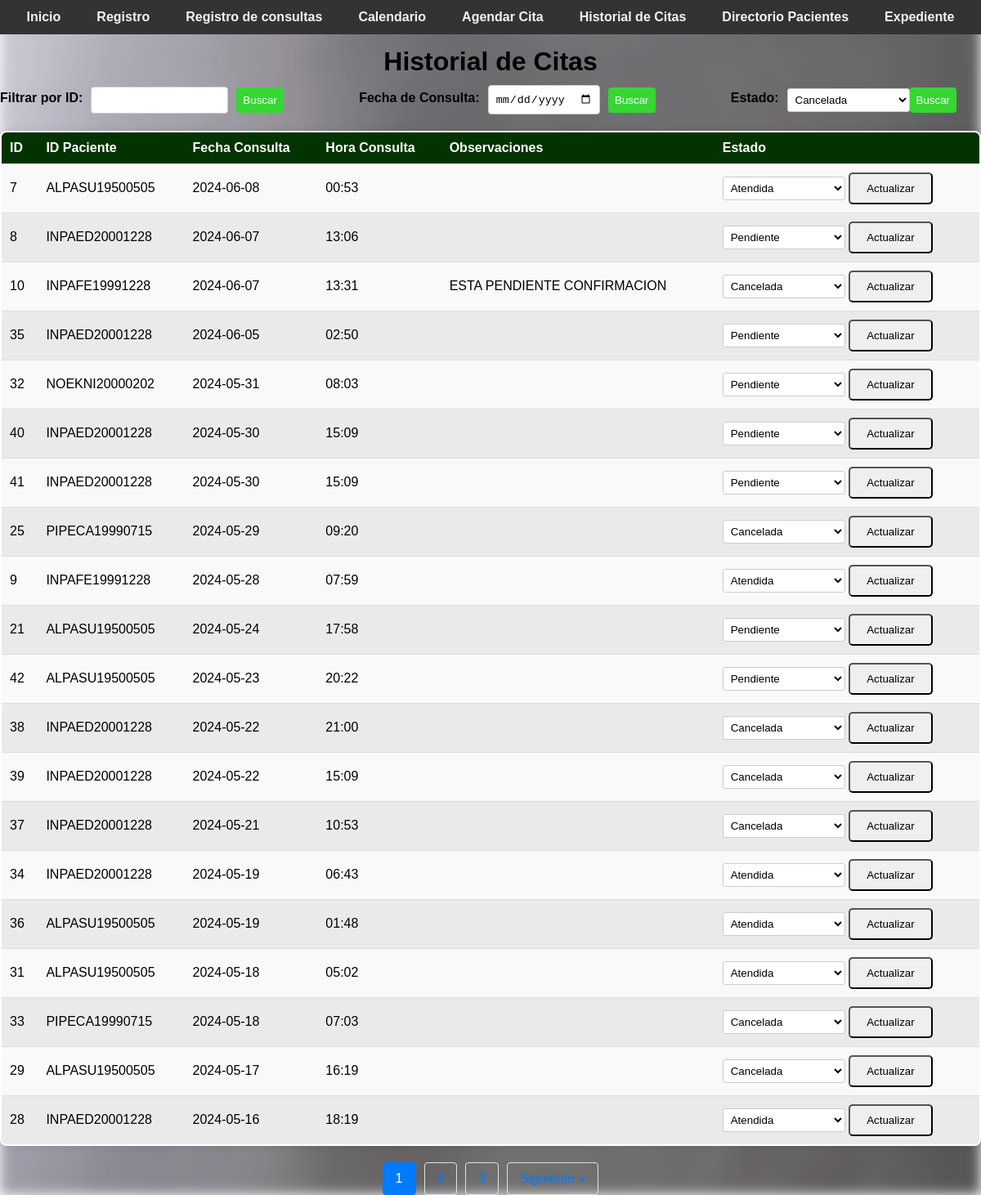
Before: /historial_citas (signed in) with the older database file.
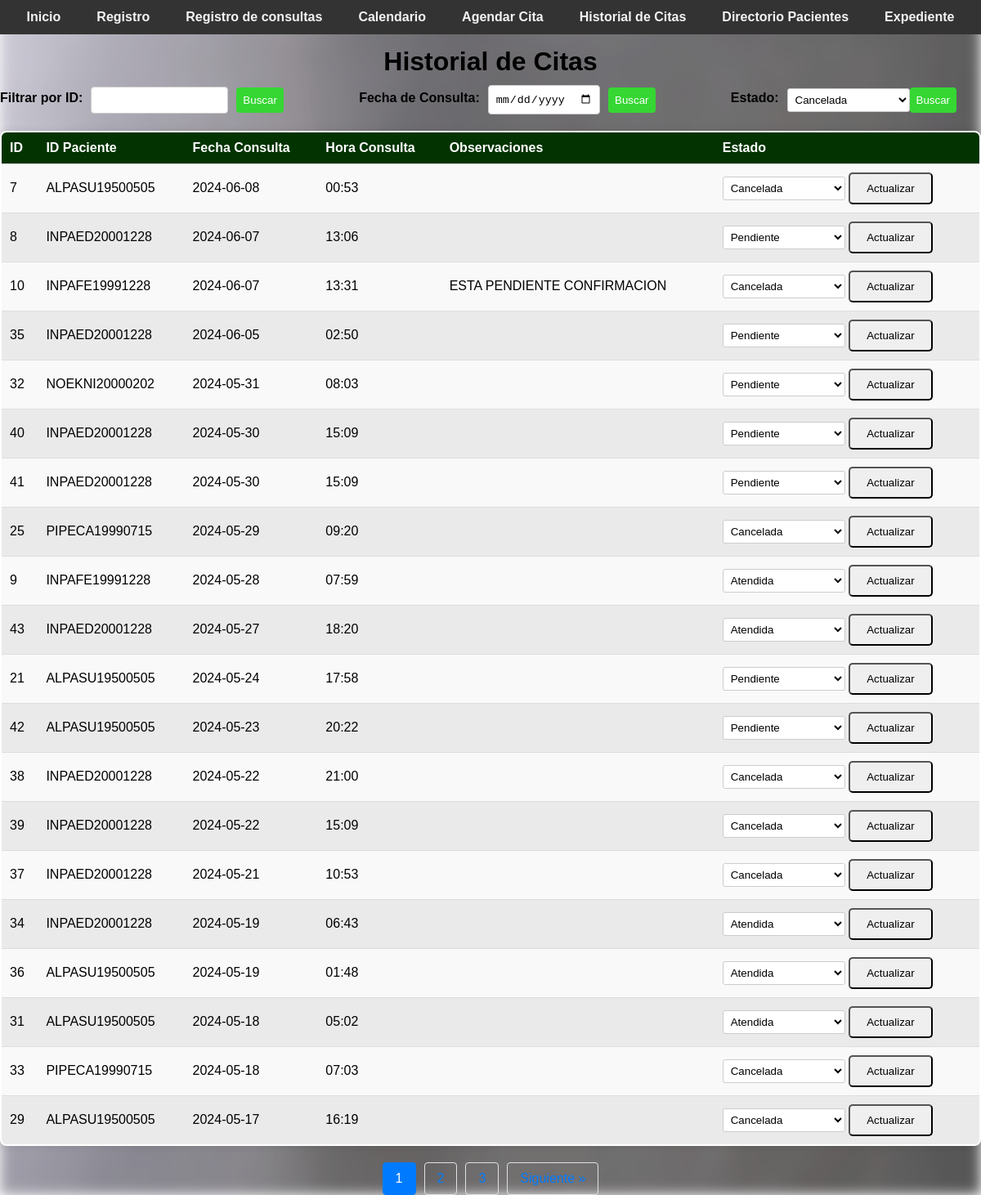
After: the same page with the newer database file.
### tables this page shows
CREATE TABLE "citas_nutricion" (
                    id_cita INTEGER PRIMARY KEY AUTOINCREMENT,
                    id_paciente TEXT,
                    fecha_consulta TEXT NOT NULL,
                    hora_consulta TEXT NOT NULL, 
                    observaciones TEXT,
                    estado TEXT DEFAULT 'Pendiente',
                    FOREIGN KEY (id_paciente) REFERENCES pacientes(id_paciente)
                );

### app.py (the view, shortened to what this page needs)
@app.route('/historial_citas', methods=['GET', 'POST'])
@login_required
def historial_citas():
    filter_text = request.form.get('filter_text')
    filter_by = request.form.get('filter_by')
    page = request.args.get('page', 1, type=int)
    per_page = 20
    query = "SELECT * FROM citas_nutricion"
    params = []
    with get_db_connection() as connection:
        cursor = connection.cursor()
        cursor.execute(query, params)
        citas_nutricion = cursor.fetchall()
    with get_db_connection() as connection:
        cursor = connection.cursor()
        cursor.execute("SELECT id_paciente, primer_apellido, segundo_apellido, nombres FROM pacientes")
        pacientes = cursor.fetchall()
    citas_ordenadas = sorted(citas_nutricion, key=lambda x: x['fecha_consulta'], reverse=True)
    total_citas = len(citas_ordenadas)
    total_pages = math.ceil(total_citas / per_page)
    start = (page - 1) * per_page
    end = start + per_page
    citas_paginadas = citas_ordenadas[start:end]
    return render_template(
        'nutricion/historial_citas.html',
        citas_nutricion=citas_paginadas,
        pacientes=pacientes,
        page=page,
        total_pages=total_pages
    )

### app.py (called while the page is built)
def login_required(f):
    @wraps(f)
    def decorated_function(*args, **kwargs):
        if 'username' not in session:
            return redirect(url_for('login'))
        return f(*args, **kwargs)
    return decorated_function

def get_db_connection():
    connection = sqlite3.connect('nutricion_consulta.db')
    connection.row_factory = sqlite3.Row
    return connection

### templates/nutricion/historial_citas.html (shortened to what this page needs)
<!DOCTYPE html>
<html lang="es">
<head>
    <link rel="stylesheet" href="{{ url_for('static', filename='css/style.css') }}">
</head>
<body>
    <div class="navbar">
        <a href="/">Inicio</a>
        <a href="/registro">Registro</a>
        <a href="/consultar">Registro de consultas</a>
        <a href="/agenda">Calendario</a>
        <a href="/agendar_cita">Agendar Cita</a>
        <a href="/historial_citas">Historial de Citas</a>
        <a href="/directorio_pacientes">Directorio Pacientes</a>
        <a href="/expediente">Expediente</a>
    </div>
    <br>      <br>
    <h1>Historial de Citas</h1>
    <div class="filter-container">
        <form action="{{ url_for('historial_citas') }}" method="post" class="filter-form">
            <label for="filter_id">Filtrar por ID:</label>
            <input type="text" id="filter_id" name="filter_text" list="pacientes_list">
            <input type="submit" value="Buscar">
        </form>
        <form action="{{ url_for('historial_citas') }}" method="post" class="filter-form">
            <label for="filter_fecha">Fecha de Consulta:</label>
            <input type="date" id="filter_fecha" name="filter_text">
            <input type="submit" value="Buscar">
        </form>
        <form action="{{ url_for('historial_citas') }}" method="post" class="filter-form">
            <label for="filter_estado">Estado:</label>
            <select id="filter_estado" name="filter_text">
                <option value="Cancelada" {% if filter_text == 'Cancelada' %} selected {% endif %}>Cancelada</option>
            </select>
            <input type="submit" value="Buscar">
        </form>
    </div>
    <table>
        <thead>
            <tr>
                <th>ID</th>
                <th>ID Paciente</th>
                <th>Fecha Consulta</th>
                <th>Hora Consulta</th>
                <th>Observaciones</th>
                <th>Estado</th>
            </tr>
        </thead>
        <tbody>
            {% for cita in citas_nutricion %}
            <tr>
                <td>{{ cita[0] }}</td>
                <td>{{ cita[1] }}</td>
                <td>{{ cita[2] }}</td>
                <td>{{ cita[3] }}</td>
                <td>{{ cita[4] }}</td>
                <td>
                    <form action="/actualizar_estado" method="POST">
                        <select name="estado">
                            <option value="Pendiente" {% if cita[5] == 'Pendiente' %}selected{% endif %}>Pendiente</option>
                            <option value="Atendida" {% if cita[5] == 'Atendida' %}selected{% endif %}>Atendida</option>
                            <option value="Cancelada" {% if cita[5] == 'Cancelada' %}selected{% endif %}>Cancelada</option>
                        </select>
                        <input type="submit" value="Actualizar">
                    </form>
                </td>
            </tr>
            {% endfor %}
        </tbody>
    </table>
    <div class="pagination">
        {% for p in range(1, total_pages + 1) %}
        <a href="{{ url_for('historial_citas', page=p) }}" {% if p == page %}class="active"{% endif %}>{{ p }}</a>
        {% endfor %}
        {% if page < total_pages %}
        <a href="{{ url_for('historial_citas', page=page+1) }}">Siguiente &raquo;</a>
        {% endif %}
    </div>
</body>
</html>

### static/css/style.css (style rules this page uses)
body { font-family: Arial, sans-serif; margin: 0; padding: 0; }
body::before { content: ""; position: fixed; top: 0; left: 0; width: 100%; height: 100%; z-index: -1; background-image: url('/static/css/Imagen/fondo.jpg'); background-size: cover; filter: blur(8px); opacity: .8; }
label { font-weight: bold; }
.navbar { background-color: #333; display: flex; justify-content: center; padding: 25px 20; position: fixed; top: 0; left: 0; width: 100%; z-index: 1000; }
.navbar a { color: #f2f2f2; text-align: center; padding: 10px 20px; text-decoration: none; transition: background-color 0.3s ease, color 0.3s ease, border-color 0.3s ease; border-radius: 25px; margin: 20 5px; border: 2px solid transparent; font-weight: bold; }
.button, .btn-login, input[type="submit"] { display: inline-block; padding: 10px 20px; border-radius: 5px; cursor: pointer; text-decoration: none; transition: background-color 0.3s ease; }
label { display: inline-block; margin-bottom: 5px; }
select { width: 150px; padding: 5px; border: 1px solid #ccc; border-radius: 3px; background-color: #fff; }
input[type="text"]::placeholder, input[type="password"]::placeholder { color: #999; }
input[type="text"], input[type="number"], .add-button { width: 150px; padding: 8px 12px; margin-right: 10px; border-radius: 4px; border: 1px solid #ccc; cursor: pointer; }
th, td { padding: 10px; text-align: center; border-bottom: 1px solid #ddd; transition: background-color 0.3s; }
th { background-color: #333; color: #ffffff; }
tr:nth-child(even) { background-color: #f2f2f2; }
tr:nth-child(odd) { background-color: #e6e6e6; }
h1, h2, strong { color: #000000; }
h1 { margin-bottom: 10px; text-align: center; }
.filter-container { display: flex; justify-content: space-between; margin-bottom: 20px; }
.filter-form { display: flex; align-items: center; margin-right: 20px; display: flex; }
.filter-form label { margin-right: 10px; color: #000000; font-weight: bold; }
.filter-form input[type="text"], .filter-form input[type="number"], .filter-form input[type="date"], .filter-form input[type="time"], .filter-form input[type="tel"], .filter-form input[type="number,2"], .filter-form input[type="submit"] { padding: 8px; border-radius: 4px; border: 1px solid #ccc; margin-right: 10px; }
.filter-form input[type="submit"] { background-color: #36d633; color: #fff; border: none; cursor: pointer; }
table { width: 100%; margin: 0 auto; border: 2px solid #000000; border-radius: 8px; overflow: hidden; box-shadow: 0 0 10px rgba(0, 0, 0, 0.1); max-width: 100%; border-collapse: collapse; margin-bottom: 10px; background-color: #fff; opacity: 1; animation: fadeIn 0.5s ease-in-out; transition: opacity 0.5s ease-in-out; text-size-adjust: 10%; }
table th, table td { padding: 10px; border-bottom: 1px solid #ddd; text-align: left; }
table th { background-color: #023300; font-weight: bold; }
table tr:nth-child(odd) { background-color: #f9f9f9; }
table tr:nth-child(even) { background-color: #eaeaea; }
.pagination { display: flex; justify-content: center; align-items: center; margin-top: 20px; }
.pagination a { color: #007bff; padding: 10px 15px; text-decoration: none; border: 1px solid #dee2e6; margin: 0 5px; border-radius: 4px; transition: background-color 0.3s, color 0.3s; }
.pagination a.active { background-color: #007bff; color: white; border-color: #007bff; }

Changed rows visible on the page:
no longer on this page (row unchanged): citas_nutricion: id_cita "28", id_paciente "INPAED20001228", fecha_consulta "2024-05-16", hora_consulta "18:19", estado "Atendida"
changed citas_nutricion id 7: estado "Atendida" → "Cancelada"
added citas_nutricion: id_cita "43", id_paciente "INPAED20001228", fecha_consulta "2024-05-27", hora_consulta "18:20", estado "Atendida"
